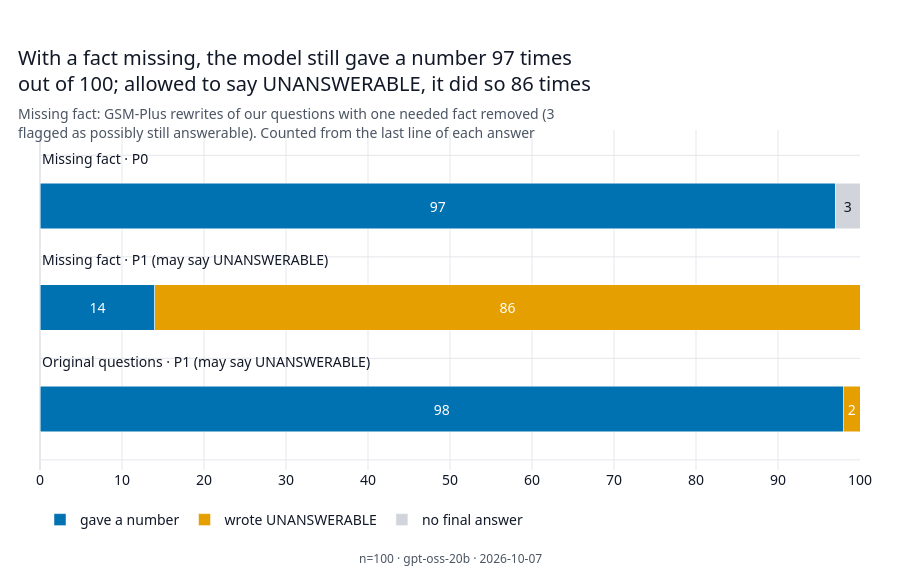

Notebook code for this chart:
### Markdown cell above
The same counts as a chart, with the control run below (the original, solvable questions asked with P1; more
on it in the next section):

### Code cell
figures.fig_abstention(summary).show()

### Figure 1 — Plotly figure (JSON) as saved in the notebook; plotly's stock layout.template omitted (floating-point values rounded to 4 significant figures)
{"data": [{"customdata": ["Missing fact · P0", "Missing fact · P1 (may say UNANSWERABLE)", "Original questions · P1 (may say UNANSWERABLE)"], "hovertemplate": "%{customdata}<br>gave a number: %{x}<extra></extra>", "insidetextanchor": "middle", "marker": {"color": "#0072B2"}, "name": "gave a number", "orientation": "h", "text": ["97", "14", "98"], "textfont": {"color": "white", "size": 14}, "textposition": "inside", "type": "bar", "width": 0.45, "x": [97, 14, 98], "y": [0, 1, 2]}, {"customdata": ["Missing fact · P0", "Missing fact · P1 (may say UNANSWERABLE)", "Original questions · P1 (may say UNANSWERABLE)"], "hovertemplate": "%{customdata}<br>wrote UNANSWERABLE: %{x}<extra></extra>", "insidetextanchor": "middle", "marker": {"color": "#E69F00"}, "name": "wrote UNANSWERABLE", "orientation": "h", "text": ["", "86", "2"], "textfont": {"color": "white", "size": 14}, "textposition": "inside", "type": "bar", "width": 0.45, "x": [0, 86, 2], "y": [0, 1, 2]}, {"customdata": ["Missing fact · P0", "Missing fact · P1 (may say UNANSWERABLE)", "Original questions · P1 (may say UNANSWERABLE)"], "hovertemplate": "%{customdata}<br>no final answer: %{x}<extra></extra>", "insidetextanchor": "middle", "marker": {"color": "#D1D5DB"}, "name": "no final answer", "orientation": "h", "text": ["3", "", ""], "textfont": {"color": "#111827", "size": 14}, "textposition": "inside", "type": "bar", "width": 0.45, "x": [3, 0, 0], "y": [0, 1, 2]}], "layout": {"annotations": [{"font": {"color": "#111827", "size": 14}, "showarrow": false, "text": "Missing fact · P0", "x": 0, "xanchor": "left", "xref": "paper", "y": 0, "yanchor": "bottom", "yref": "y", "yshift": 36.27}, {"font": {"color": "#111827", "size": 14}, "showarrow": false, "text": "Missing fact · P1 (may say UNANSWERABLE)", "x": 0, "xanchor": "left", "xref": "paper", "y": 1, "yanchor": "bottom", "yref": "y", "yshift": 36.27}, {"font": {"color": "#111827", "size": 14}, "showarrow": false, "text": "Original questions · P1 (may say UNANSWERABLE)", "x": 0, "xanchor": "left", "xref": "paper", "y": 2, "yanchor": "bottom", "yref": "y", "yshift": 36.27}, {"font": {"color": "#4B5563", "size": 12}, "showarrow": false, "text": "n=100 · gpt-oss-20b · 2026-10-07", "x": 0.5, "xanchor": "center", "xref": "paper", "y": 0, "yanchor": "top", "yref": "paper", "yshift": -78}], "barmode": "stack", "font": {"color": "#111827", "family": "\"Segoe UI\", Arial, sans-serif", "size": 14}, "height": 580, "hoverlabel": {"font": {"family": "\"Segoe UI\", Arial, sans-serif", "size": 14}}, "legend": {"font": {"size": 14}, "orientation": "h", "traceorder": "normal", "x": 0, "xanchor": "left", "y": -0.1, "yanchor": "top"}, "margin": {"b": 110, "l": 40, "r": 40, "t": 130}, "paper_bgcolor": "#FFFFFF", "plot_bgcolor": "#FFFFFF", "showlegend": true, "title": {"font": {"size": 20}, "subtitle": {"font": {"color": "#4B5563", "size": 14}, "text": "Missing fact: GSM-Plus rewrites of our questions with one needed fact removed (3<br>flagged as possibly still answerable). Counted from the last line of each answer"}, "text": "With a fact missing, the model still gave a number 97 times<br>out of 100; allowed to say UNANSWERABLE, it did so 86 times", "x": 0.02, "xanchor": "left"}, "xaxis": {"dtick": 10, "gridcolor": "#E5E7EB", "range": [0, 100], "title": {"font": {"size": 14}}, "zerolinecolor": "#E5E7EB"}, "yaxis": {"gridcolor": "#E5E7EB", "range": [2.6, -0.75], "showticklabels": false, "title": {"font": {"size": 14}}, "zerolinecolor": "#E5E7EB"}}}
